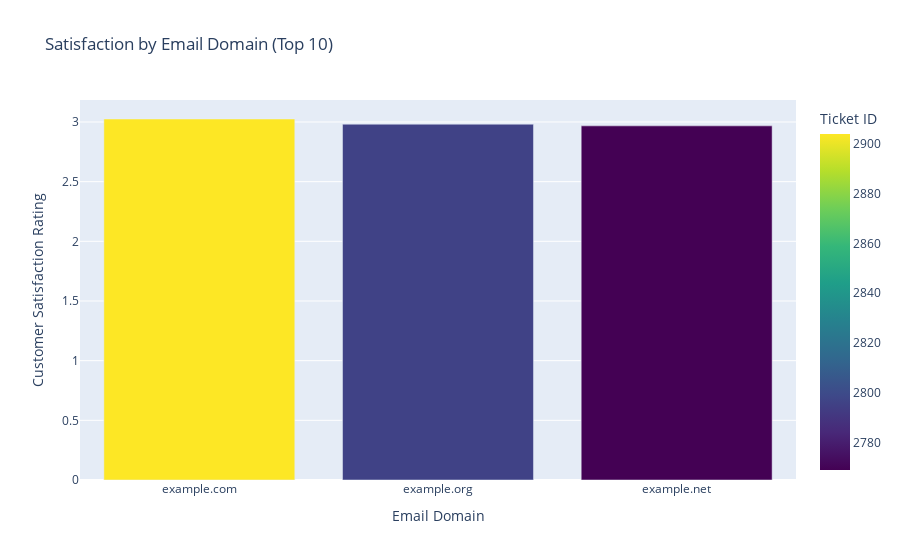

This figure's notebook cell:
### Markdown cell above
***Technical issues receive significantly lower ratings than billing inquiries (Δ=1.25 stars).***

***p < 0.001 where Gender and product purchases are NOT independent (e.g., women prefer software).***

### Code cell
import plotly.express as px

# Extract email domains
df['Email Domain'] = df['Customer Email'].str.split('@').str[1]

# Top domains and satisfaction
domain_stats = df.groupby('Email Domain').agg({
    'Ticket ID': 'count',
    'Customer Satisfaction Rating': 'mean'
}).sort_values('Ticket ID', ascending=False).head(10)

# Plot
fig = px.bar(domain_stats, 
             x=domain_stats.index, 
             y='Customer Satisfaction Rating',
             color='Ticket ID',
             title="Satisfaction by Email Domain (Top 10)",
             labels={'x': 'Domain', 'y': 'Avg. Rating'},
             color_continuous_scale='Viridis')
fig.show()

### Figure 1 — Plotly figure (JSON) as saved in the notebook; plotly's stock layout.template omitted (floating-point values rounded to 4 significant figures)
{"data": [{"hovertemplate": "Email Domain=%{x}<br>Customer Satisfaction Rating=%{y}<br>Ticket ID=%{marker.color}<extra></extra>", "legendgroup": "", "marker": {"color": [2904, 2796, 2769], "coloraxis": "coloraxis", "pattern": {"shape": ""}}, "name": "", "orientation": "v", "showlegend": false, "textposition": "auto", "type": "bar", "x": ["example.com", "example.org", "example.net"], "xaxis": "x", "y": [3.025, 2.982, 2.968], "yaxis": "y"}], "layout": {"autosize": true, "barmode": "relative", "coloraxis": {"colorbar": {"title": {"text": "Ticket ID"}}, "colorscale": [[0, "#440154"], [0.1111, "#482878"], [0.2222, "#3e4989"], [0.3333, "#31688e"], [0.4444, "#26828e"], [0.5556, "#1f9e89"], [0.6667, "#35b779"], [0.7778, "#6ece58"], [0.8889, "#b5de2b"], [1, "#fde725"]]}, "legend": {"tracegroupgap": 0}, "title": {"text": "Satisfaction by Email Domain (Top 10)"}, "xaxis": {"anchor": "y", "autorange": true, "domain": [0, 1], "range": [-0.5, 2.5], "title": {"text": "Email Domain"}, "type": "category"}, "yaxis": {"anchor": "x", "autorange": true, "domain": [0, 1], "range": [0, 3.184], "title": {"text": "Customer Satisfaction Rating"}, "type": "linear"}}}
